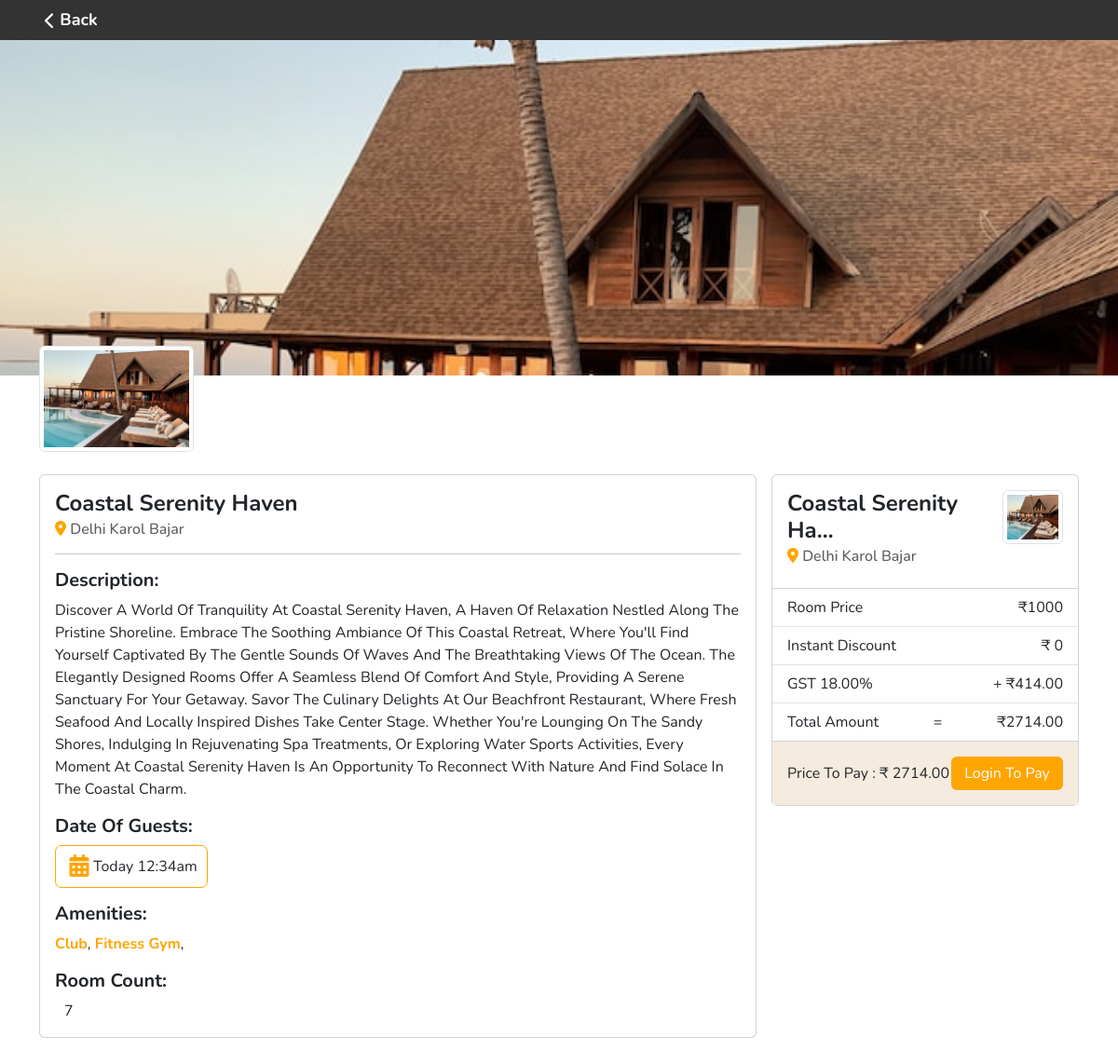
Page /hoteldetail/e279020d4f434020b10bc097bc151fd4/ on the earlier database version.
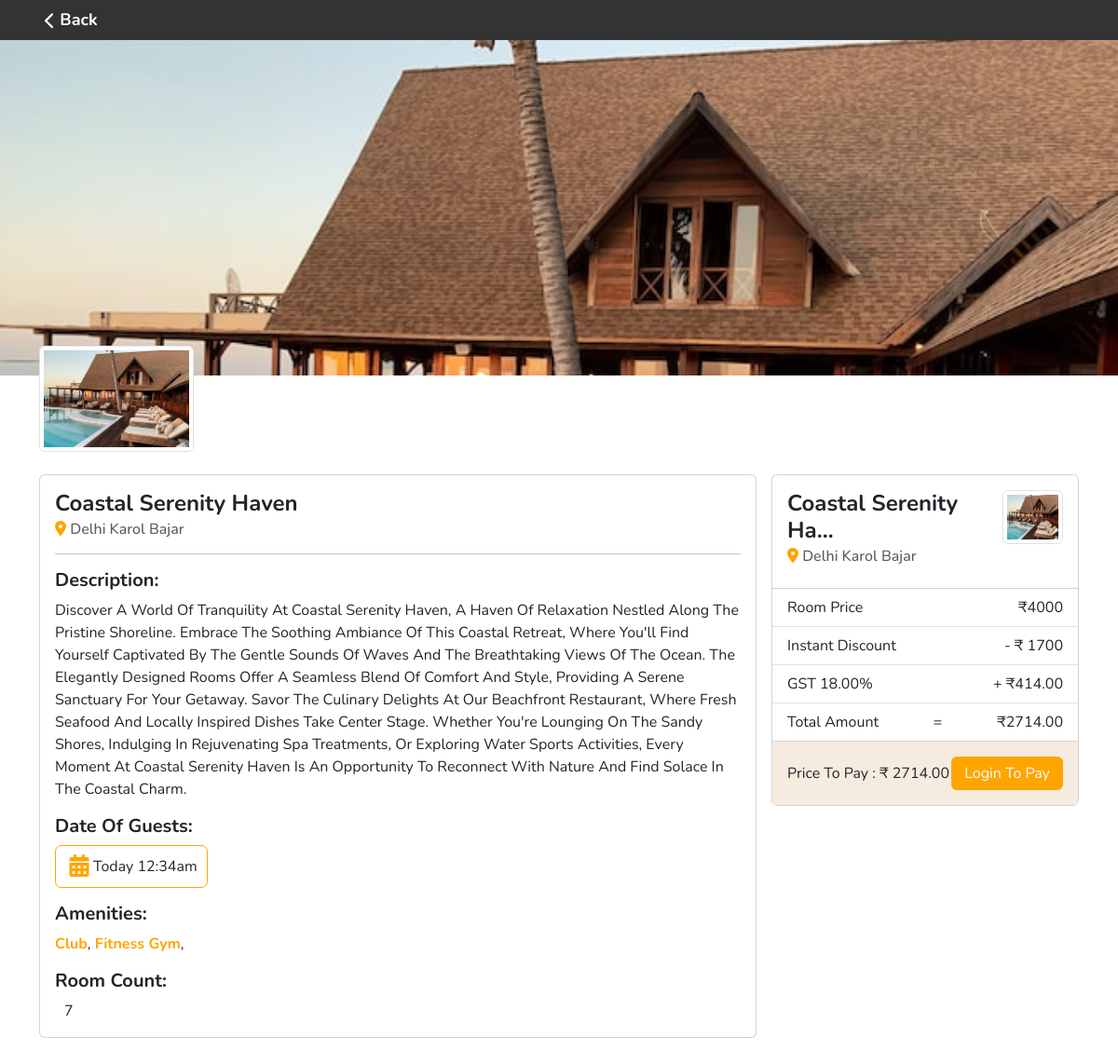
Same page on the later database version.
### home/models.py (models this page shows, shortened)
class BaseModel(models.Model):
    uid = models.UUIDField(default=uuid.uuid4, editable=False, primary_key=True)
    created_at = models.DateTimeField(auto_now_add=True)
    updated_at = models.DateTimeField(auto_now=True)
    class Meta:
        abstract = True

class Hotel(BaseModel):
    hotel_name = models.CharField(max_length=100)
    actual_price = models.IntegerField(default=1000)
    hotel_price = models.IntegerField()
    gst_percentage = models.DecimalField(
        max_digits=5,
        decimal_places=2,
        default=18.00,
        help_text="GST percentage"
    )
    description = models.TextField()
    place = models.CharField(max_length=100)
    amenities = models.ManyToManyField(Amenities)
    room_count = models.IntegerField(default=10)

class HotelImages(BaseModel):
    hotel = models.ForeignKey(Hotel, related_name="hotel_images", on_delete=models.CASCADE)
    image = models.ImageField(upload_to="hotel")

class Amenities(BaseModel):
    amenity_name = models.CharField(max_length=100)

### home/views.py (the view)
# urls.py: path('hoteldetail/<uid>/', views.hotel_detail, name='hoteldetail'),
def hotel_detail(request, uid):
    try:
        hotel_obj = Hotel.objects.get(uid=uid)
    except Hotel.DoesNotExist:
        hotel_obj = None
    if hotel_obj:
        gst_percentage = hotel_obj.gst_percentage
        gst_amount = (gst_percentage / 100) * hotel_obj.hotel_price
        total_amount = hotel_obj.hotel_price + gst_amount
        discount = hotel_obj.actual_price - hotel_obj.hotel_price
        hotel_discount = max(discount, 0)
        context = {
            'hotel_obj': hotel_obj,
            'gst_percentage':gst_percentage,
            'hotel_discount': hotel_discount,
            'gst_amount':gst_amount,
            'total_amount': total_amount,
        }
        return render(request, 'hotel_detail.html', context)
    else:
        messages.error(request, "Hotel not found")
        return redirect('/home')

### home/templates/hotel_detail.html (shortened to what this page needs)
{% load static %}
<!DOCTYPE html>
<html lang="en">
<head>
    <link rel="stylesheet" href="https://cdnjs.cloudflare.com/ajax/libs/font-awesome/6.0.0-beta3/css/all.min.css" />
    <link href="https://cdn.jsdelivr.net/npm/bootstrap@5.3.1/dist/css/bootstrap.min.css" rel="stylesheet"
 />
    <link rel="stylesheet" href=" {% static 'css/hotel_detail.css' %}" />
</head>
<body>
    <div class="back-button">
        <a href="javascript:history.back()">
            <i class="fas fa-chevron-left"></i> Back
        </a>
    </div>
    <div id="carouselExampleIndicators" class="carousel slide">
        <div class="carousel-inner">
            <div class="carousel-item active">
                <img src=" /media/{{ hotel_obj.hotel_images.first.image }}" class="d-block w-100 h-80"
                    alt="hotel_img" />
            </div>
        </div>
    </div>
    <div class="container">
        <div class="row row-cols-1 row-cols-md-6 g-4">
            {% for image in hotel_obj.hotel_images.all %}
            <div class="col">
                <div class="img-thumbnail">
                    <img src="/media/{{ image.image }}" class="card-img-top" alt="image" />
                </div>
            </div>
            {% endfor %}
        </div>
        <section class="detail mt-4">
            <div class="card mr-2 left_card">
                <div class="card-body">
                    <h4 class="card-title">{{ hotel_obj.hotel_name}}</h4>
                    <h6 class="card-subtitle mb-2 text-body-secondary">
                        <i class="fas fa-map-marker-alt" style="color: #ffa500"></i>
                        {{hotel_obj.place}}
                    </h6>
                    <hr />
                    <h5>Description:</h5>
                    <p class="card-text">{{ hotel_obj.description}}</p>
                    <h5>Date of guests:</h5>
                    <p class="card-text booking_date">
                        <i class="fa-solid fa-calendar-days fa-xl fa-fw" style="color: #ffa500"></i>today 12:34am
                    </p>
                    <h5>Amenities:</h5>
                    <p class="card-text amenitie">
                        {% for amenitie in hotel_obj.amenities.all %}
                        <b> {{amenitie.amenity_name}}</b>, {% endfor %}
                    </p>
                    <div class="room_cnt">
                        <h5>Room count:</h5>
                        <p class="card-text">{{ hotel_obj.room_count}}</p>
                    </div>
                </div>
            </div>
            <div class="card ml-2 right_card">
                <div class="card-body">
                    <h4 class="card-title">
                        {{ hotel_obj.hotel_name|truncatechars:20}}
                        <img src="/media/{{ hotel_obj.hotel_images.first.image }}" class="card-detail img-thumbnail"
                            alt="..." />
                    </h4>
                    <h6 class="card-subtitle mb-2 text-body-secondary">
                        <i class="fas fa-map-marker-alt" style="color: #ffa500"></i>
                        {{hotel_obj.place}}
                    </h6>
                </div>
                <ul class="list-group list-group-flush">
                    <li class="list-group-item">
                        Room price <span>₹{{hotel_obj.actual_price}} </span>
                    </li>
                    <li class="list-group-item">
                        Instant discount
                        <span>
                            {% if hotel_discount > 0 %}- {% endif %}₹ {{hotel_discount}}</span>
                    </li>
                    <li class="list-group-item">
                        GST {{gst_percentage}}% <span>+ ₹{{gst_amount}}</span>
                    </li>
                    <li class="list-group-item">
                        Total Amount <span>=</span> <span> ₹{{total_amount}}</span>
                    </li>
                </ul>
                <div class="card-body pay_section">
                    <div class="total_pay">
                        <span class="card-link">
                            <span> Price to pay : </span>₹ {{total_amount}}</span>
                        {% if user.is_authenticated %}
                        <a href="{% url 'payment' %}" class="btn btn-success">Pay</a>
                        {% else %}
                        <a href="{% url 'login' %}?next={% url 'payment' %}" class="btn btn-success">Login to Pay</a>
                        {% endif %}
                    </div>
                </div>
            </div>
        </section>
    </div>
</body>
</html>

### home/static/css/hotel_detail.css (style rules this page uses)
* { font-family: "Nunito", sans-serif; margin: 0; padding: 0; box-sizing: border-box; text-transform: capitalize; outline: none; border: none; text-decoration: none; transition: all 0.2s linear; }
:root { --orange: #ffa500; }
.back-button { background-color: #333; padding: 0.5rem 0px 0.5rem 3rem; box-shadow: 0 0.2rem 0.5rem rgba(95, 87, 74, 0.2); z-index: 1100; display: flex; }
.back-button a { display: flex; align-items: center; color: white; text-decoration: none; font-size: 18px; font-weight: bold; }
.back-button a i { margin-right: 5px; }
.carousel-item { height: 45vh; object-fit: cover; }
.container { z-index: 5; position: relative; top: -2rem; }
.container .detail .left_card { width: 70%; }
.container .left_card .card-body .room_cnt p { margin-left: 10px; }
.container .left_card .card-body h5 { font-weight: bolder; }
.container .left_card .card-body .booking_date { border: 1px solid var(--orange); display: inline-block; border-radius: 7px; padding: 10px; }
.container .left_card .card-body .amenitie b { color: var(--orange); }
.container .detail .right_card { width: 30%; height: 70%; margin-left: 1rem; }
.container .right_card ul li { display: flex; justify-content: space-between; }
.container .right_card .pay_section { background-color: rgb(245, 235, 223); }
.container .right_card .pay_section .total_pay { display: flex; justify-content: space-between; align-items: center; }
.container .right_card .total_pay .btn { background-color: var(--orange); border: none; width: 120px; transition: 0.3s; }
.container .detail { display: flex; justify-content: space-around; }
h4 { display: flex; font-weight: bolder; justify-content: space-between; }
.card-detail { width: 22%; height: auto; }

Differences in the rows shown:
changed Hotel "Coastal Serenity Haven": actual_price "1000" → "4000"
Other differences:
{{ hotel_discount }}: "0" → "1700"
